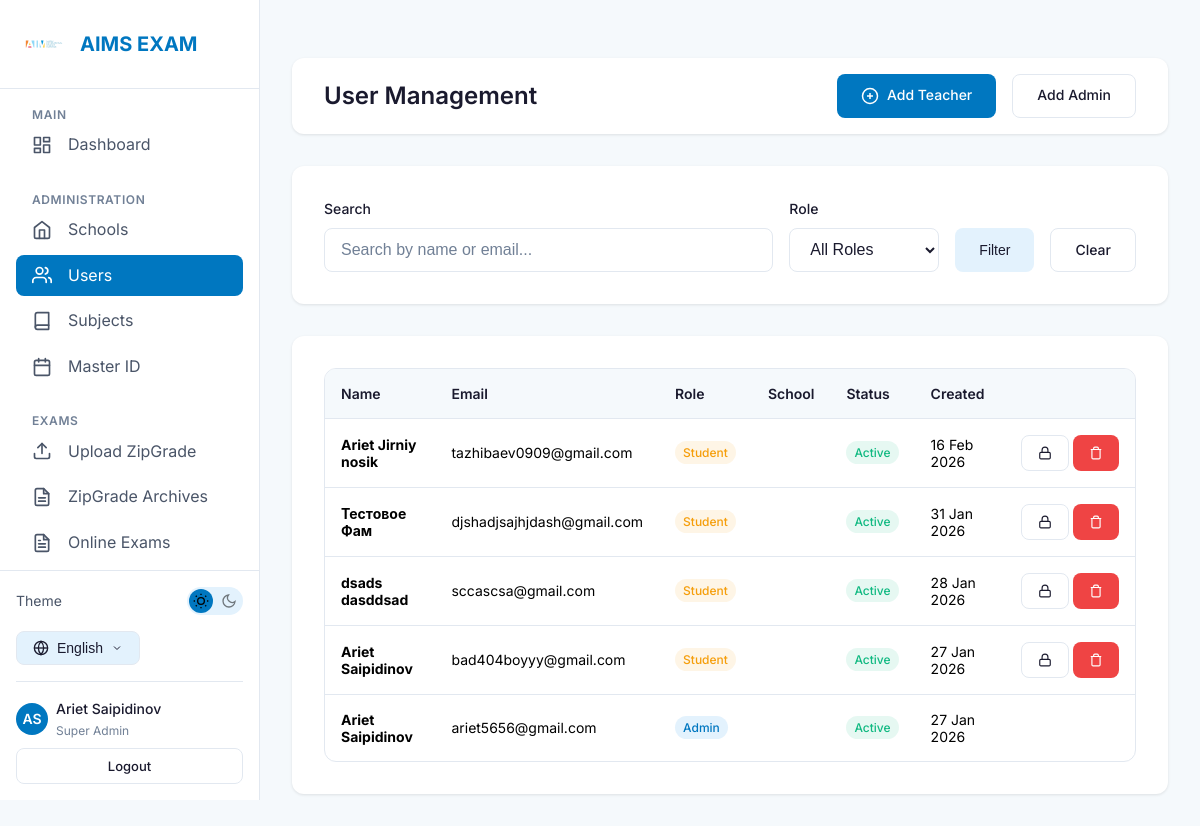
Page /users/ (signed in) on the committed database.
### accounts/models.py (models this page shows, shortened)
class User(AbstractUser):
    ROLE_CHOICES = [
        ('super_admin', _('Super Admin')),
        ('teacher', _('Teacher')),
        ('student', _('Student')),
    ]
    LANGUAGE_CHOICES = [
        ('en', 'English'),
        ('ru', 'Русский'),
        ('ky', 'Кыргызча'),
    ]
    username = models.CharField(max_length=150, blank=True, null=True)
    email = models.EmailField(_('email address'), unique=True)
    role = models.CharField(
        max_length=20,
        choices=ROLE_CHOICES,
        default='student',
        verbose_name=_('Role')
    )
    phone = models.CharField(max_length=20, blank=True, verbose_name=_('Phone'))
    mother_phone = models.CharField(max_length=20, blank=True, verbose_name=_("Mother's Phone"))
    father_phone = models.CharField(max_length=20, blank=True, verbose_name=_("Father's Phone"))
    primary_school = models.ForeignKey(
        'schools.School',
        on_delete=models.SET_NULL,
        null=True,
        blank=True,
        related_name='users',
        verbose_name=_('Primary School')
    )
    preferred_language = models.CharField(
        max_length=5,
        choices=LANGUAGE_CHOICES,
        default='en',
        verbose_name=_('Preferred Language')
    )
    created_at = models.DateTimeField(auto_now_add=True)
    updated_at = models.DateTimeField(auto_now=True)
    objects = UserManager()
    USERNAME_FIELD = 'email'
    REQUIRED_FIELDS = ['first_name', 'last_name']
    class Meta:
        verbose_name = _('User')
        verbose_name_plural = _('Users')
        ordering = ['-created_at']
    def get_full_name(self):
        return f"{self.first_name} {self.last_name}".strip()

### accounts/views.py (the view)
# urls.py: path('users/', views.users_list_view, name='users'),
@login_required
@super_admin_required
def users_list_view(request):
    role_filter = request.GET.get('role', '')
    search = request.GET.get('search', '')
    users = User.objects.all().order_by('-created_at')
    if role_filter:
        users = users.filter(role=role_filter)
    if search:
        users = users.filter(
            Q(email__icontains=search) |
            Q(first_name__icontains=search) |
            Q(last_name__icontains=search)
        )
    paginator = Paginator(users, 20)
    page = request.GET.get('page', 1)
    users = paginator.get_page(page)
    context = {
        'users': users,
        'role_filter': role_filter,
        'search': search,
    }
    return render(request, 'accounts/users_list.html', context)

### schools/templatetags/i18n_extras.py (called while the page is built)
@register.simple_tag(takes_context=True)
def switch_lang(context, lang_code):
    path = context['request'].path
    try:
        url = translate_url(path, lang_code)
        if url == path and lang_code not in path:
             match = resolve(path)
             with translation.override(lang_code):
                 url = reverse(match.view_name, args=match.args, kwargs=match.kwargs)
        query = context['request'].GET.urlencode()
        if query:
            url = f"{url}?{query}"
        return url
    except Exception:
        return path # Fallback to current path

### accounts/templates/accounts/users_list.html (shortened to what this page needs)
﻿{% extends 'base.html' %}
{% load i18n %}
{% block content %}
<div class="topbar">
    <h1 class="topbar-title">{% trans "User Management" %}</h1>
    <div class="topbar-actions">
        <a href="{% url 'accounts:teacher_create' %}" class="btn btn-primary">
            <svg xmlns="http://www.w3.org/2000/svg" width="18" height="18" viewBox="0 0 24 24" fill="none"
                stroke="currentColor" stroke-width="2">
                <circle cx="12" cy="12" r="10"></circle>
                <line x1="12" y1="8" x2="12" y2="16"></line>
                <line x1="8" y1="12" x2="16" y2="12"></line>
            </svg>
            {% trans "Add Teacher" %}
        </a>
        <a href="{% url 'accounts:admin_create' %}" class="btn btn-outline">
            {% trans "Add Admin" %}
        </a>
    </div>
</div>
<div class="card" style="margin-bottom: var(--spacing-xl);">
    <form method="get" style="display: flex; flex-wrap: wrap; gap: var(--spacing-md); align-items: flex-end;">
        <div class="form-group" style="margin-bottom: 0; flex: 1; min-width: 200px;">
            <label class="form-label">{% trans "Search" %}</label>
            <input type="text" name="search" value="{{ search }}" class="form-input"
                placeholder="{% trans 'Search by name or email...' %}">
        </div>
        <div class="form-group" style="margin-bottom: 0; min-width: 150px;">
            <label class="form-label">{% trans "Role" %}</label>
            <select name="role" class="form-select">
                <option value="">{% trans "All Roles" %}</option>
            </select>
        </div>
        <button type="submit" class="btn btn-secondary">{% trans "Filter" %}</button>
        <a href="{% url 'accounts:users' %}" class="btn btn-outline">{% trans "Clear" %}</a>
    </form>
</div>
<div class="card">
    <div class="table-container">
        <table class="table">
            <thead>
                <tr>
                    <th>{% trans "Name" %}</th>
                    <th>{% trans "Email" %}</th>
                    <th>{% trans "Role" %}</th>
                    <th>{% trans "School" %}</th>
                    <th>{% trans "Status" %}</th>
                    <th>{% trans "Created" %}</th>
                    <th style="width: 120px;"></th>
                </tr>
            </thead>
            <tbody>
                {% for user_obj in users %}
                <tr>
                    <td><strong>{{ user_obj.get_full_name|default:"" }}</strong></td>
                    <td>{{ user_obj.email }}</td>
                    <td>
                        {% if user_obj.role == "super_admin" %}
                        <span class="badge badge-primary">{% trans "Admin" %}</span>
                        {% elif user_obj.role == "teacher" %}
                        <span class="badge" style="background: rgba(16, 185, 129, 0.1); color: #10B981;">{% trans "Teacher" %}</span>
                        {% else %}
                        <span class="badge" style="background: rgba(245, 158, 11, 0.1); color: #F59E0B;">{% trans "Student" %}</span>
                        {% endif %}
                    </td>
                    <td>{{ user_obj.primary_school.name|default:"" }}</td>
                    <td>
                        {% if user_obj.is_active %}
                        <span class="badge badge-success">{% trans "Active" %}</span>
                        {% else %}
                        <span class="badge badge-danger">{% trans "Inactive" %}</span>
                        {% endif %}
                    </td>
                    <td>{{ user_obj.created_at|date:"d M Y" }}</td>
                    <td>
                        <div style="display: flex; gap: var(--spacing-xs);">
                            {% if user_obj != request.user %}
                            <a href="{% url 'accounts:admin_reset_password' user_obj.pk %}" class="btn btn-sm btn-outline" title="{% trans 'Reset Password' %}">
                                <svg xmlns="http://www.w3.org/2000/svg" width="14" height="14" viewBox="0 0 24 24" fill="none" stroke="currentColor" stroke-width="2">
                                    <rect x="3" y="11" width="18" height="11" rx="2" ry="2"></rect>
                                    <path d="M7 11V7a5 5 0 0 1 10 0v4"></path>
                                </svg>
                            </a>
                            <a href="{% url 'accounts:user_delete' user_obj.pk %}" class="btn btn-sm btn-danger" title="{% trans 'Delete' %}">
                                <svg xmlns="http://www.w3.org/2000/svg" width="14" height="14" viewBox="0 0 24 24" fill="none" stroke="currentColor" stroke-width="2">
                                    <polyline points="3 6 5 6 21 6"></polyline>
                                    <path d="M19 6v14a2 2 0 0 1-2 2H7a2 2 0 0 1-2-2V6m3 0V4a2 2 0 0 1 2-2h4a2 2 0 0 1 2 2v2"></path>
                                </svg>
                            </a>
                            {% endif %}
                        </div>
                    </td>
                </tr>
                {% empty %}
                <tr>
                    <td colspan="7" style="text-align: center; color: var(--text-muted); padding: var(--spacing-xl);">
                        {% trans "No users found." %}
                    </td>
                </tr>
                {% endfor %}
            </tbody>
        </table>
    </div>
</div>
{% endblock %}

### templates/partials/sidebar.html (shortened to what this page needs)
{% load static i18n i18n_extras %}
<aside class="sidebar">
    <div class="sidebar-header">
        <img src="{% static 'images/logo.png' %}" alt="AIMS" class="sidebar-logo" onerror="this.style.display='none'">
        <span class="sidebar-brand">AIMS EXAM</span>
    </div>
    <nav class="sidebar-nav">
        <div class="nav-section">
            <span class="nav-section-title">{% trans "Main" %}</span>
            <a href="{% url 'accounts:dashboard' %}"
                class="nav-item {% if request.resolver_match.url_name == 'dashboard' %}active{% endif %}">
                <span>{% trans "Dashboard" %}</span>
            </a>
        </div>
        {% if user.is_authenticated and user.role == 'super_admin' %}
        <div class="nav-section">
            <span class="nav-section-title">{% trans "Administration" %}</span>
            <a href="{% url 'schools:list' %}"
                class="nav-item {% if 'schools' in request.path and 'subjects' not in request.path and 'analytics' not in request.path and 'students' not in request.path %}active{% endif %}">
                <svg xmlns="http://www.w3.org/2000/svg" width="20" height="20" viewBox="0 0 24 24" fill="none"
                    stroke="currentColor" stroke-width="2" stroke-linecap="round" stroke-linejoin="round">
                    <path d="M3 9l9-7 9 7v11a2 2 0 0 1-2 2H5a2 2 0 0 1-2-2z"></path>
                    <polyline points="9 22 9 12 15 12 15 22"></polyline>
                </svg>
                <span>{% trans "Schools" %}</span>
            </a>
            <a href="{% url 'accounts:users' %}" class="nav-item {% if 'users' in request.path %}active{% endif %}">
                <span>{% trans "Users" %}</span>
            </a>
            <a href="{% url 'schools:subjects' %}"
                class="nav-item {% if 'subjects' in request.path %}active{% endif %}">
                <svg xmlns="http://www.w3.org/2000/svg" width="20" height="20" viewBox="0 0 24 24" fill="none"
                    stroke="currentColor" stroke-width="2" stroke-linecap="round" stroke-linejoin="round">
                    <path d="M4 19.5A2.5 2.5 0 0 1 6.5 17H20"></path>
                    <path d="M6.5 2H20v20H6.5A2.5 2.5 0 0 1 4 19.5v-15A2.5 2.5 0 0 1 6.5 2z"></path>
                </svg>
                <span>{% trans "Subjects" %}</span>
            </a>
            <a href="{% url 'schools:master_students' %}"
                class="nav-item {% if 'students' in request.path and 'schools' in request.path %}active{% endif %}">
                <span>{% trans "Master ID" %}</span>
            </a>
        </div>
        {% endif %}
        {% if user.is_authenticated and user.role in 'super_admin,teacher' %}
        <div class="nav-section">
            <span class="nav-section-title">{% trans "Exams" %}</span>
            <a href="{% url 'zipgrade:upload' %}"
                class="nav-item {% if 'zipgrade/upload' in request.path %}active{% endif %}">
                <span>{% trans "Upload ZipGrade" %}</span>
            </a>
            <a href="{% url 'zipgrade:results' %}"
                class="nav-item {% if 'zipgrade' in request.path and 'upload' not in request.path %}active{% endif %}">
                <span>{% trans "ZipGrade Archives" %}</span>
            </a>
            <a href="{% url 'exams:exam_list' %}"
                class="nav-item {% if 'exams' in request.path and 'create' not in request.path %}active{% endif %}">
                <span>{% trans "Online Exams" %}</span>
            </a>
            <a href="{% url 'exams:exam_create' %}"
                class="nav-item {% if 'exams/create' in request.path %}active{% endif %}">
            </a>
        </div>
        {% endif %}
    </nav>
    <div class="sidebar-footer" style="padding: var(--spacing-md); border-top: 1px solid var(--border-color);">
        <div
            style="display: flex; align-items: center; justify-content: space-between; margin-bottom: var(--spacing-md);">
            <span style="font-size: 0.875rem; color: var(--text-secondary);">{% trans "Theme" %}</span>
            <button class="theme-toggle" aria-label="Toggle theme">
                <svg class="theme-toggle-icon moon-icon" xmlns="http://www.w3.org/2000/svg" viewBox="0 0 24 24"
                    fill="none" stroke="currentColor" stroke-width="2">
                    <path d="M21 12.79A9 9 0 1 1 11.21 3 7 7 0 0 0 21 12.79z"></path>
                </svg>
            </button>
        </div>
        <div class="lang-selector">
            <button class="lang-btn">
                <span>
                    {% if LANGUAGE_CODE == 'en' %}English
                    {% elif LANGUAGE_CODE == 'ru' %}Русский
                    {% elif LANGUAGE_CODE == 'ky' %}Кыргызча
                    {% else %}Language{% endif %}
                </span>
                <svg xmlns="http://www.w3.org/2000/svg" width="12" height="12" viewBox="0 0 24 24" fill="none"
                    stroke="currentColor" stroke-width="2">
                    <polyline points="6 9 12 15 18 9"></polyline>
                </svg>
            </button>
        </div>
        {% if user.is_authenticated %}
        <div
            style="margin-top: var(--spacing-md); padding-top: var(--spacing-md); border-top: 1px solid var(--border-color);">
            <a href="{% url 'accounts:profile' %}"
                style="display: flex; align-items: center; gap: var(--spacing-sm); color: var(--text-secondary); font-size: 0.875rem;">
                <div
                    style="width: 32px; height: 32px; border-radius: 50%; background: var(--primary-blue); color: white; display: flex; align-items: center; justify-content: center; font-weight: 600;">
                    {{ user.first_name|slice:":1"|upper }}{{ user.last_name|slice:":1"|upper }}
                </div>
                <div style="flex: 1; overflow: hidden;">
                    <div
                        style="font-weight: 500; color: var(--text-primary); white-space: nowrap; overflow: hidden; text-overflow: ellipsis;">
                        {{ user.get_full_name|default:user.email }}
                    </div>
                    <div style="font-size: 0.75rem; color: var(--text-muted);">
                        {% if user.role == 'super_admin' %}{% trans "Super Admin" %}
                        {% elif user.role == 'teacher' %}{% trans "Teacher" %}
                        {% else %}{% trans "Student" %}{% endif %}
                    </div>
                </div>
            </a>
            <a href="{% url 'accounts:logout' %}" class="btn btn-outline btn-sm btn-block"
                style="margin-top: var(--spacing-sm);">
                {% trans "Logout" %}
            </a>
        </div>
        {% endif %}
    </div>
</aside>

### rows in the picture
User: first_name "A", last_name "S", get_full_name "Ariet Saipidinov", email "ariet5656@gmail.com", created_at "27 Jan 2026"
User: get_full_name "Ariet Jirniy nosik", email "tazhibaev0909@gmail.com", created_at "16 Feb 2026"
User: get_full_name "Тестовое Фам", email "djshadjsajhjdash@gmail.com", created_at "31 Jan 2026"
User: get_full_name "dsads dasddsad", email "sccascsa@gmail.com", created_at "28 Jan 2026"
User: get_full_name "Ariet Saipidinov", email "bad404boyyy@gmail.com", created_at "27 Jan 2026"
